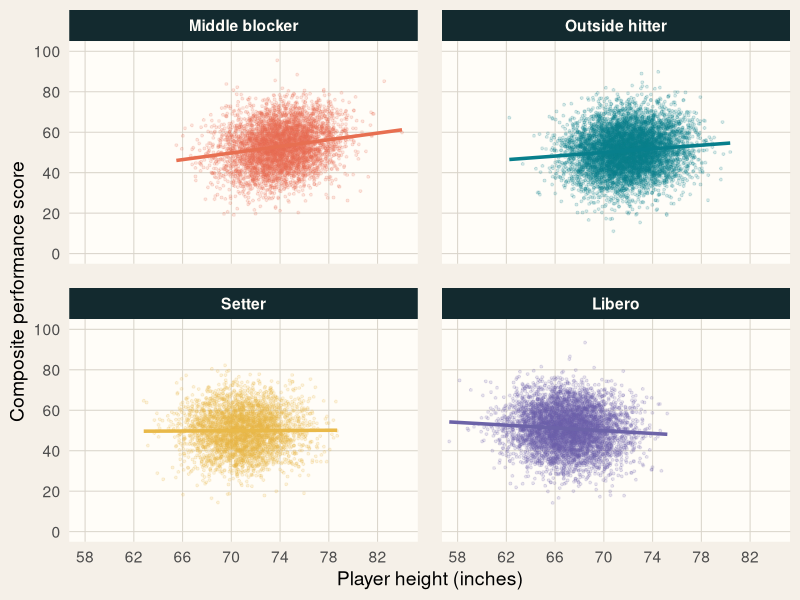

Reproduce this figure in R.
## ---- chunk 1
#| label: fig-height-signal
#| fig-cap: "Each point is one simulated player-season observation. Height is measured in inches; performance is a composite of kills, blocks, digs, and aces, standardized within position."
#| fig-width: 12
#| fig-height: 8
#| out-width: 100%
#| warning: false
#| message: false

library(ggplot2)

set.seed(2409)
n <- 20000
position <- sample(
  c("Middle blocker", "Outside hitter", "Setter", "Libero"),
  n,
  replace = TRUE,
  prob = c(.22, .34, .18, .26)
)
position_mean <- c("Middle blocker" = 74, "Outside hitter" = 72,
                   "Setter" = 71, "Libero" = 67)
position_effect <- c("Middle blocker" = .75, "Outside hitter" = .45,
                     "Setter" = .15, "Libero" = -.30)
height <- rnorm(n, position_mean[position], 2.4)
performance <- 50 + position_effect[position] * (height - 70) +
  rnorm(n, 0, 10)

players <- data.frame(
  height = height,
  performance = pmax(1, pmin(99, performance)),
  position = factor(position, levels = names(position_mean))
)

ggplot(players, aes(height, performance, colour = position)) +
  geom_point(alpha = .16, size = .7) +
  geom_smooth(method = "lm", formula = y ~ x, se = FALSE,
              linewidth = 1.2, show.legend = FALSE) +
  facet_wrap(~position, ncol = 2) +
  scale_colour_manual(values = c("#e76f51", "#087f8c", "#e9b949", "#6c63a8")) +
  scale_x_continuous(breaks = seq(58, 84, 4)) +
  scale_y_continuous(breaks = seq(0, 100, 20)) +
  coord_cartesian(xlim = c(58, 84), ylim = c(0, 100)) +
  labs(
    x = "Player height (inches)",
    y = "Composite performance score"
  ) +
  guides(colour = "none") +
  theme_minimal(base_size = 14) +
  theme(
    plot.background = element_rect(fill = "#f5f0e8", colour = NA),
    panel.background = element_rect(fill = "#fffdf8", colour = NA),
    panel.grid.minor = element_blank(),
    panel.grid.major = element_line(colour = "#d9d4ca", linewidth = .35),
    strip.background = element_rect(fill = "#132a2f", colour = NA),
    strip.text = element_text(colour = "#fffdf8", face = "bold"),
    panel.spacing = unit(1.2, "lines"),
    plot.caption = element_text(colour = "#5f7374")
  )
